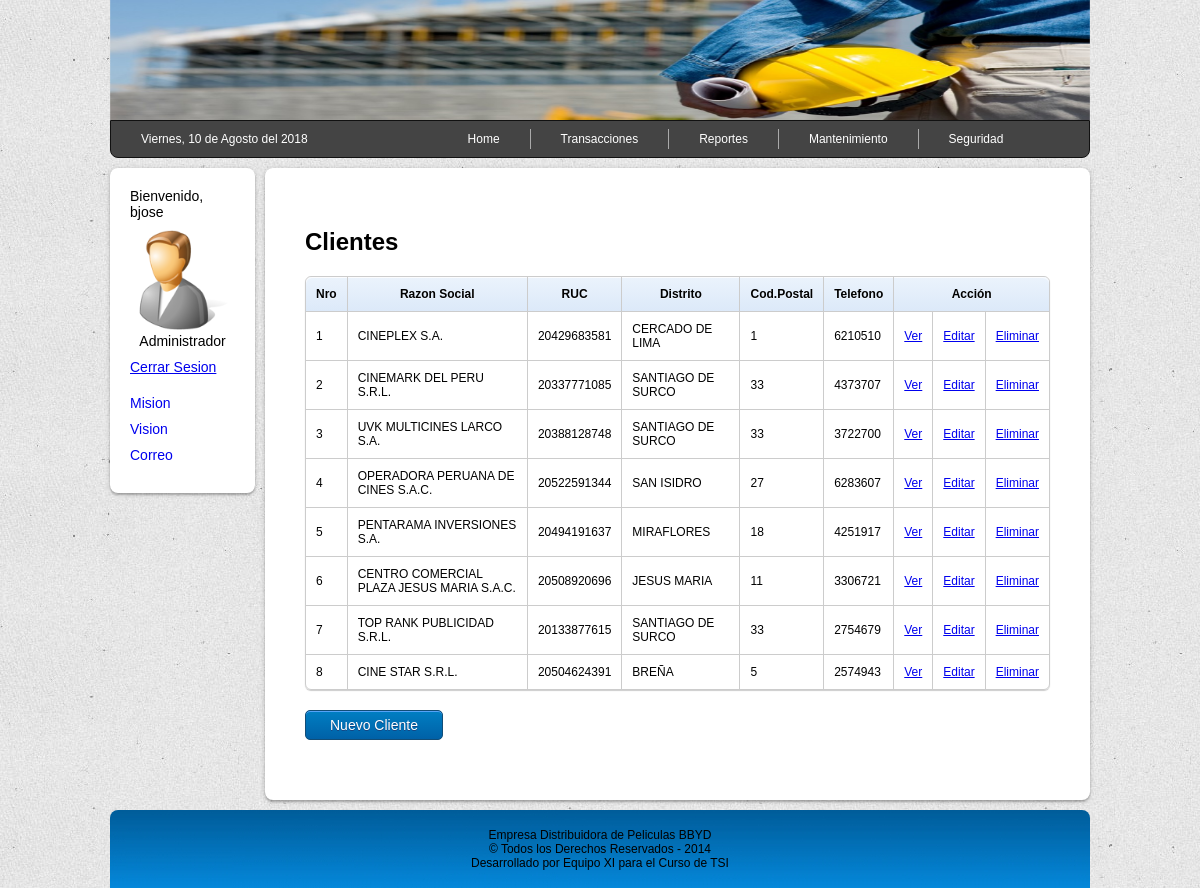
Screenshot of /vista/proveedores.php (signed in) with the database file from the repository.
### tables this page shows
CREATE TABLE `proveedor` (
  `idproveedor` int(4) unsigned NOT NULL AUTO_INCREMENT,
  `nombrec` varchar(60) NOT NULL,
  `razonsocial` varchar(60) NOT NULL,
  `rubro` varchar(60) NOT NULL,
  `ruc` varchar(11) NOT NULL,
  `nrolicencia` varchar(20) NOT NULL,
  `direccion` varchar(60) NOT NULL,
  `pais` varchar(25) NOT NULL,
  `provincia` varchar(25) NOT NULL,
  `codigopostal` int(5) NOT NULL,
  `telefono` varchar(12) NOT NULL,
  `email` varchar(60) NOT NULL,
  `site` varchar(60) NOT NULL,
  PRIMARY KEY (`idproveedor`)
);

### vista/proveedores.php (the view, shortened to what this page needs)
<?php
include('../modelo/conexion.php');
$enlace = "<a href='../modelo/logout.php'>Cerrar Sesion</a>";
$consulta = "select * from proveedor";
$listproveedor = $conexion->query($consulta);
$tabla = "<table class='marco'>";
$tabla .= <<<FIN
<tr>
<th>Nro</th>
<th>Razon Social</th>
<th>RUC</th>
<th>Distrito</th>
<th>Cod.Postal</th>
<th>Telefono</th>
<th colspan=3>Acción</th>
</tr>
FIN;
while ($linea = $listproveedor->fetch_assoc()) {
	$tabla .= "<tr>";
	$tabla .= "<td>{$linea['idproveedor']}</td>";
	$tabla .= "<td>{$linea['razonsocial']}</td>";
	$tabla .= "<td>{$linea['ruc']}</td>";
	$tabla .= "<td>{$linea['provincia']}</td>";
	$tabla .= "<td>{$linea['codigopostal']}</td>";
	$tabla .= "<td>{$linea['telefono']}</td>";
	$tabla .= "<td><a href='../vista/verproveedor.php?idproveedor={$linea['idproveedor']}'>Ver</a></td>";
	$tabla .= "<td><a href='../vista/editarproveedor.php?idproveedor={$linea['idproveedor']}'>Editar</a></td>";
	$tabla .= "<td><a href='../vista/eliminarproveedor.php?idproveedor={$linea['idproveedor']}'>Eliminar</a></td>";
	$tabla .= "</tr>";
}
$tabla .="</table>";
?>
<!DOCTYPE html>
<html lang="es">
<head>
	<link rel="stylesheet" href="../vista/css/style.css">
</head>
<body>
	<div class="container">
		<div class="header">
		</div>
		<div class="menu-div">
			<?php include('../vista/include/menu.php'); ?>
		</div>
		<div class="sidebar">
			<div class="menuside">
				<?php include('../vista/include/sidebar.php'); ?>
			</div>
		</div>
		<div class="content">
			<div class="main">
				<h2>Clientes</h2>
				<div>
					<?php echo $tabla; ?>
				</div>
				<div class="divboton">
					<a href="../vista/agregarproveedor.php" class="boton">Nuevo Cliente</a>
				</div>
			</div>
		</div>
		<div class="footer">
			<?php include('../vista/include/footer.php'); ?>
		</div>
	</div>
</body>
</html>

### vista/css/style.css (style rules this page uses)
body { background-image: url(../images/bg.jpg); font-family: sans-serif; font-size: 16px; margin: 0px; }
h2 { color: black; }
table { *border-collapse: collapse; border-spacing: 0; width: 100%; }
.container { width: 980px; margin: auto; }
.header { background-image: url(../images/header.jpg); background-attachment: fixed; background-repeat: no-repeat; background-position: top; background-size: 980px 120px; height: 120px; }
.content { float: left; width: 830px; }
.footer { clear: both; background-image: url(../images/background.jpg); padding: 18px; font-size: 12px; text-align: center; -moz-border-radius: 8px 8px 0 0; -webkit-border-radius: 8px 8px 0 0; border-radius: 8px 8px 0 0; }
.sidebar { float: left; width: 150px; }
.menuside { padding: 20px; margin: 10px 5px 10px 0px; background-color: white; border-radius: 8px; box-shadow: 0 2px 2px rgba(0,0,0,0.2), 0 1px 5px rgba(0,0,0,0.2); font-size: 14px; }
.main { padding: 40px; margin: 10px 0px 10px 5px; background-color: white; box-shadow: 0 2px 2px rgba(0,0,0,0.2), 0 1px 5px rgba(0,0,0,0.2); border-radius: 8px; }
.divboton { margin: 20px 0 20px 0; }
.boton { -moz-box-shadow:inset 0px 1px 0px 0px #54a3f7; -webkit-box-shadow:inset 0px 1px 0px 0px #54a3f7; box-shadow:inset 0px 1px 0px 0px #54a3f7; background:-webkit-gradient(linear, left top, left bottom, color-stop(0.05, #007dc1), color-stop(1, #0061a7)); background:-moz-linear-gradient(top, #007dc1 5%, #0061a7 100%); background:-webkit-linear-gradient(top, #007dc1 5%, #0061a7 100%); background:-o-linear-gradient(top, #007dc1 5%, #0061a7 100%); background:-ms-linear-gradient(top, #007dc1 5%, #0061a7 100%); background:linear-gradient(to bottom, #007dc1 5%, #0061a7 100%); filter:progid:DXImageTransform.Microsoft.gradient(startColorstr='#007dc1', endColorstr='#0061a7',GradientType=0); background-color:#007dc1; -moz-border-radius:5px; -webkit-border-radius:5px; border-radius:5px; border:1px solid #124d77; display:inline-block; color:#ffffff; font-family:Arial; font-size:14px; font-weight:normal; padding:6px 24px; text-decoration:none; text-shadow:0px 1px 0px #154682; }
.marco { margin: auto; font-size: 12px; border: solid #ccc 1px; -moz-border-radius: 6px; -webkit-border-radius: 6px; border-radius: 6px; -webkit-box-shadow: 0 1px 1px #ccc; -moz-box-shadow: 0 1px 1px #ccc; box-shadow: 0 1px 1px #ccc; }
.marco td, .marco th { border-left: 1px solid #ccc; border-top: 1px solid #ccc; padding: 10px; text-align: left; }
.marco th { background-color: #dce9f9; background-image: -webkit-gradient(linear, left top, left bottom, from(#ebf3fc), to(#dce9f9)); background-image: -webkit-linear-gradient(top, #ebf3fc, #dce9f9); background-image: -moz-linear-gradient(top, #ebf3fc, #dce9f9); background-image: -ms-linear-gradient(top, #ebf3fc, #dce9f9); background-image: -o-linear-gradient(top, #ebf3fc, #dce9f9); background-image: linear-gradient(top, #ebf3fc, #dce9f9); -webkit-box-shadow: 0 1px 0 rgba(255,255,255,.8) inset; -moz-box-shadow:0 1px 0 rgba(255,255,255,.8) inset; box-shadow: 0 1px 0 rgba(255,255,255,.8) inset; border-top: none; text-align: center; text-shadow: 0 1px 0 rgba(255,255,255,.5); }
.marco td:first-child, .marco th:first-child { border-left: none; }
.marco th:first-child { -moz-border-radius: 6px 0 0 0; -webkit-border-radius: 6px 0 0 0; border-radius: 6px 0 0 0; }
.marco th:last-child { -moz-border-radius: 0 6px 0 0; -webkit-border-radius: 0 6px 0 0; border-radius: 0 6px 0 0; }
.marco tr:last-child td:first-child { -moz-border-radius: 0 0 0 6px; -webkit-border-radius: 0 0 0 6px; border-radius: 0 0 0 6px; }
.marco tr:last-child td:last-child { -moz-border-radius: 0 0 6px 0; -webkit-border-radius: 0 0 6px 0; border-radius: 0 0 6px 0; }
.menu-div { padding: 0px; }

### rows the page displays
proveedor: idproveedor "1", razonsocial "CINEPLEX S.A.", ruc "20429683581", provincia "CERCADO DE LIMA", codigopostal "1", telefono "6210510"
proveedor: idproveedor "2", razonsocial "CINEMARK DEL PERU S.R.L.", ruc "20337771085", provincia "SANTIAGO DE SURCO", codigopostal "33", telefono "4373707"
proveedor: idproveedor "3", razonsocial "UVK MULTICINES LARCO S.A.", ruc "20388128748", provincia "SANTIAGO DE SURCO", codigopostal "33", telefono "3722700"
proveedor: idproveedor "4", razonsocial "OPERADORA PERUANA DE CINES S.A.C.", ruc "20522591344", provincia "SAN ISIDRO", codigopostal "27", telefono "6283607"
proveedor: idproveedor "5", razonsocial "PENTARAMA INVERSIONES S.A.", ruc "20494191637", provincia "MIRAFLORES", codigopostal "18", telefono "4251917"
proveedor: idproveedor "6", razonsocial "CENTRO COMERCIAL PLAZA JESUS MARIA S.A.C.", ruc "20508920696", provincia "JESUS MARIA", codigopostal "11", telefono "3306721"
proveedor: idproveedor "7", razonsocial "TOP RANK PUBLICIDAD S.R.L.", ruc "20133877615", provincia "SANTIAGO DE SURCO", codigopostal "33", telefono "2754679"
proveedor: idproveedor "8", razonsocial "CINE STAR S.R.L.", ruc "20504624391", provincia "BREÑA", codigopostal "5", telefono "2574943"

### other values shown
$_SESSION['usuario'] "bjose"
$_SESSION['perfil'] "Administrador"
